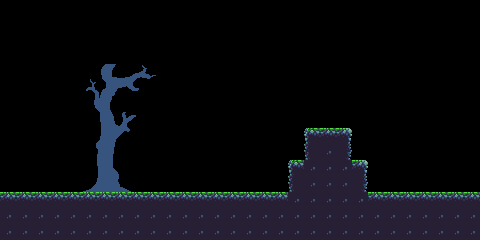

Below is a game level as drawn by its tile map, then a one-line description and the .tmx file that defines it, in full:
An orthogonal 30x15 tile map with 16x16 px tiles, 1 tile layer (Map), 2 tilesets and 5 objects (3x star, player).

<map version="1.4" tiledversion="1.4.3" orientation="orthogonal" renderorder="right-down" width="30" height="15" tilewidth="16" tileheight="16" infinite="0" nextlayerid="7" nextobjectid="25">
 <tileset firstgid="1" source="sheet.tsx" />
 <tileset firstgid="137" source="spikes.tsx" />
 <layer id="1" name="Map" width="30" height="15">
  <data encoding="csv">
0,0,0,0,0,0,0,0,0,0,0,0,0,0,0,0,0,0,0,0,0,0,0,0,0,0,0,0,0,0,
0,0,0,0,0,0,0,0,0,0,0,0,0,0,0,0,0,0,0,0,0,0,0,0,0,0,0,0,0,0,
0,0,0,0,0,0,0,0,0,0,0,0,0,0,0,0,0,0,0,0,0,0,0,0,0,0,0,0,0,0,
0,0,0,0,0,0,0,0,0,0,0,0,0,0,0,0,0,0,0,0,0,0,0,0,0,0,0,0,0,0,
0,0,0,53,53,3,4,5,6,7,0,0,0,0,0,0,0,0,0,0,0,0,0,0,0,0,0,0,0,0,
0,0,0,53,53,20,21,22,23,24,0,0,0,0,0,0,0,0,0,0,0,0,0,0,0,0,0,0,0,0,
0,0,0,35,36,37,38,53,53,53,53,0,52,52,52,52,52,52,0,0,0,0,0,0,0,0,0,0,0,0,
0,0,0,52,53,54,55,56,57,58,0,53,53,53,0,0,0,52,52,52,52,0,0,0,0,0,0,0,0,0,
0,0,0,69,70,71,72,73,74,75,0,0,0,0,53,53,0,0,0,60,43,61,52,0,0,0,0,0,0,0,
0,0,0,86,87,88,89,90,91,92,0,52,0,0,0,0,53,0,0,62,59,64,52,52,52,0,0,0,0,0,
0,0,0,103,104,105,106,107,108,109,0,52,0,0,0,0,0,53,60,59,59,59,61,0,52,0,0,0,0,0,
0,0,0,120,121,122,123,124,125,126,0,52,52,52,52,0,0,0,62,59,59,59,64,0,52,52,52,0,0,0,
43,43,43,43,43,43,43,43,43,43,43,43,43,43,43,43,43,43,59,59,59,59,59,43,43,43,43,43,43,43,
59,59,59,59,59,59,59,59,59,59,59,59,59,59,59,59,59,59,59,59,59,59,59,59,59,59,59,59,59,59,
59,59,59,59,59,59,59,59,59,59,59,59,59,59,59,59,59,59,59,59,59,59,59,59,59,59,59,59,59,59
</data>
 </layer>
 <objectgroup id="3" name="Objects">
  <object id="8" name="player" x="96" y="160" width="16" height="16" />
 </objectgroup>
 <objectgroup id="6" name="Spikes" />
 <objectgroup id="5" name="Signs">
  <object id="21" gid="15" x="144" y="192" width="16" height="16">
   <properties>
    <property name="description" value="hint3" />
   </properties>
  </object>
 </objectgroup>
 <objectgroup id="4" name="Stars">
  <object id="12" name="star" x="16" y="160" width="16" height="16" />
  <object id="23" name="star" x="432" y="160" width="16" height="16" />
  <object id="24" name="star" x="320" y="96" width="16" height="16" />
 </objectgroup>
</map>
